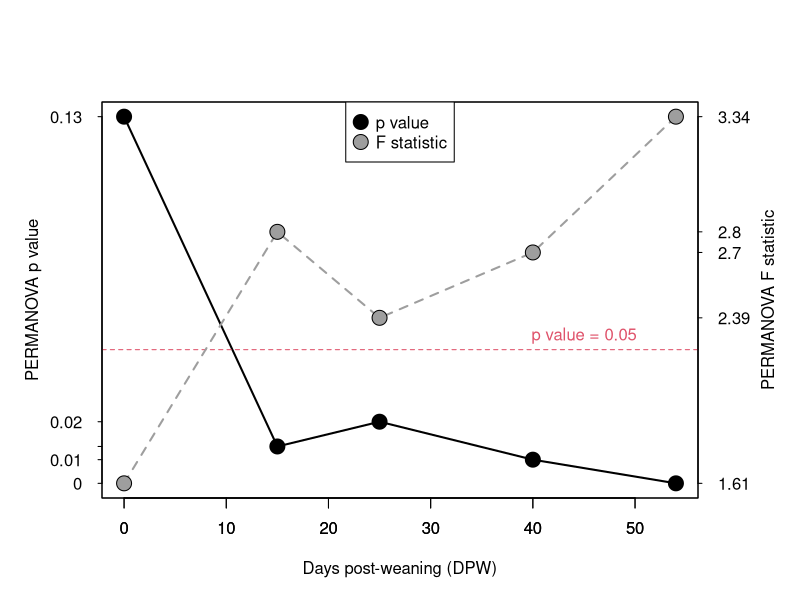

The R script that drew this image: (Note: this script raises an error after producing the figure.)

library(vegan)

map <- read.csv("data/ASD_map.csv",
                header=TRUE,
                row.names=1)

map$sample.id <- paste0(map$mouse,
                        ".",
                        substr(map$genotype, 1, 1),
                        ".",
                        map$time)

otu <- read.csv("data/FD_OTU_mice21.csv",
                row.names = 1,
                header = T)


otu <- otu[match(map$sample.id, row.names(otu)),]


map$cage <- paste0(map$genotype, ".", map$sex)

map$invsimp <- diversity(otu, "invsimp")
m.dist <- vegdist(otu)
map$discription <- paste("day", map$time, map$genotype)

map$color[map$genotype == "mutant"] <-  "#D55E00"
map$color[map$genotype != "mutant"] <-  "#F0E442"

mice <- unique(map$mouse)

map$bc.from.start <- NA
map$intial.invsimpt <- NA


for(i in 1 : length(mice)){

  otu.pick <- otu[map$mouse == mice[i],]
  map.pick <- map[map$mouse == mice[i],]

  res <- as.matrix(vegdist(otu.pick))[ 1 , ]

  aa <- map.pick$invsimp[map.pick$time == 0]
  if(length(aa)== 1){

    for(j in 1 : length( res)){
      # add distance tp map one at a time
      map$bc.from.start[row.names(map) == names(res)[j]] <-  res [j]

    }

    map$intial.invsimp[map$mouse == mice[i]] <-
      map.pick$invsimp[map.pick$time == 0]
  }
}




asd.summary <- matrix(nrow = 5, ncol = 16)
colnames(asd.summary) <- c("PERMANOVA p val", "F stat", "DF", "R2",
                           "bc mu to WT", "bc mu",
                           "bc WT", "mean bc",
                           "mu.centroid", "control.centroid", "bc.centroids",
                           "wilk.mu", "wilk.control",
                           "t test p val", "t stat", "t DF")
rownames(asd.summary) <- sort(unique(map$time))
asd.summary <-  as.data.frame(asd.summary)

time.line <- sort(unique(map$time))
dist.list <- list()
bb <- list()

for(i in 1 : 5){
  # summarize each timepoint
  now <- time.line[i]

  otu.pick <- otu[map$time == now , ]
  map.pick <- map[map$time == now , ]

  assign(paste0("otu.", now), otu.pick)
  assign(paste0("map.", now), map.pick)

  # PERMANOVA
  res <- adonis2(otu.pick ~ map.pick$genotype, permutations = 9999)
  asd.summary $`PERMANOVA p val`[i] <- res$`Pr(>F)`[1]
  asd.summary $`F stat`[i] <- res$F[1]
  asd.summary $DF[i] <- res$Df[1]
  asd.summary $R2[i] <- res$R2[1]

  # explore distance matrix
  pick.dist <- as.matrix(vegdist(otu.pick))
  between.dist <- pick.dist[map.pick$genotype == "control",
                            map.pick$genotype ==  "mutant"]

  mu.dist <- as.dist(pick.dist[map.pick$genotype == "mutant",
                               map.pick$genotype ==  "mutant"])

  con.dist <- as.dist(pick.dist[map.pick$genotype == "control",
                                map.pick$genotype ==  "control"])


  asd.summary$`bc mu to WT`[i] <- mean(between.dist)
  asd.summary$`bc mu`[i] <- mean(mu.dist)
  asd.summary$`bc WT`[i] <- mean(con.dist)
  asd.summary$bc[i] <- mean(pick.dist)# overall BC

  # evaluate beta dispersion
  beta.res <- betadisper(vegdist(otu.pick), map.pick$genotype, type = "centroid")

  if(all(names(beta.res$distances) == row.names(map.pick))){
    map$bc.centroid[row.names(map) %in% names(beta.res$distances)] <- beta.res$distances
  }

  asd.summary$mu.centroid[i] <- mean(beta.res$distances[beta.res$group == "mutant"])
  asd.summary$control.centroid[i] <- mean(beta.res$distances[beta.res$group == "control"])
  asd.summary$bc.centroids[i] <- dist(beta.res$centroids)


  # perform T test; is their a difference in how deterministic/selective
  # the are the mice are of their microbiomes.

  # qqnorm(con.dist)# all looked normal
  # qqnorm(mu.dist)

  asd.summary$wilk.mu[i] <- shapiro.test(mu.dist)$p.value# used to reject NULL hypothesis of normality
  asd.summary$wilk.control[i] <- shapiro.test(con.dist)$p.value



  t.res <- t.test(as.vector(mu.dist),  as.vector(con.dist))

  asd.summary$`t test p val`[i] <- t.res$p.value
  asd.summary$`t stat`[i] <- t.res$statistic
  asd.summary$`t DF`[i] <- t.res$parameter

  w.res <- wilcox.test(as.vector(mu.dist),  as.vector(con.dist))
  asd.summary$`w test p val`[i] <- w.res$p.value

  # Save lists of distance values for box/violin plots

  aa  <- list(as.vector(mu.dist),
              as.vector(con.dist),
              as.vector(between.dist))

  names(aa) <- paste("day", now,
                     c("mutant", "control", "between"))

  bb <-  c(bb, aa)

  dist.list[[i]] <-  list(as.vector(between.dist),
                          as.vector(mu.dist),
                          as.vector(con.dist))
  names(  dist.list[[i]]) <- c("between", "mutant", "control")

  ##### ALPHA DIVERSITY

  alpha.t <- t.test(map.pick$invsimp ~ map.pick$genotype)
  asd.summary$alpha.t.pval[i] <- alpha.t$p.value
}

for(i in 1 : 5){
  # add bc to centroid to maps of each time point
  now <- time.line[i]

  otu.pick <- otu[map$time == now , ]
  map.pick <- map[map$time == now , ]

  assign(paste0("otu.", now), otu.pick)
  assign(paste0("map.", now), map.pick)
}

{

  par(mfrow=c(1, 1))
  par(mar=c(5.1, 5.1, 5.1, 5.1))

  p <- asd.summary$`PERMANOVA p val`

  plot(asd.summary$`PERMANOVA p val` ~ time.line, col = 1, lwd = 2,
       xlab = "Days post-weaning (DPW)",
       ylab = "", type = "l",   yaxt='n')

  points(p ~ time.line,
         pch = 21,
         bg = 1,
         cex = 2)

  abline (h = 0.05, lty = 2, col = 2)

  axis(2, at= p ,labels=round(p ,digits=2),
       col.axis=1, las=2, cex.axis=1, tck=-.01,
       col = 1)

  mtext("PERMANOVA p value", side=2, line=3, cex.lab=1,
        las=3, col=1)
  text(45, .055, "p value = 0.05", col = 2)

  par(new=TRUE)

  f <- asd.summary$`F stat`
  plot(asd.summary$`F stat` ~ time.line, type = "l",  xlab = "",
       ylab = "",  yaxt='n', col = 8, lwd = 2, lty = 2)

  points(asd.summary$`F stat` ~ time.line,
         pch = 21, bg = 8, cex = 2)

  axis(4, at=f,labels=round(f,digits=2),
       col.axis=1, las=2, cex.axis=1, tck=-.01, col = 1)
  mtext("PERMANOVA F statistic", side=4, line=3, cex.lab=1,
        las=3,  col = 1)

  legend("top",
         pch = 21,
         pt.cex = 2,
         pt.bg = c(1, 8),
         legend = c("p value", "F statistic"))
}


source_data_3b <- cbind(time.line,
                        asd.summary$`PERMANOVA p val`,
                        asd.summary$`F stat`)

colnames(source_data_3b) <- c("DPW", "PERMANOVA p val", "PERMANOVA F stat")

source_data_3b <- cbind("", "", source_data_3b)

source_data_3b[1,1] <- "Figure 3b"

write.csv(source_data_3b,"source_data/source_data_3b.csv", row.names = F)

write.table(asd.summary[,1:4], "Statistical_summaries/Fig_3ab_tests.txt")


